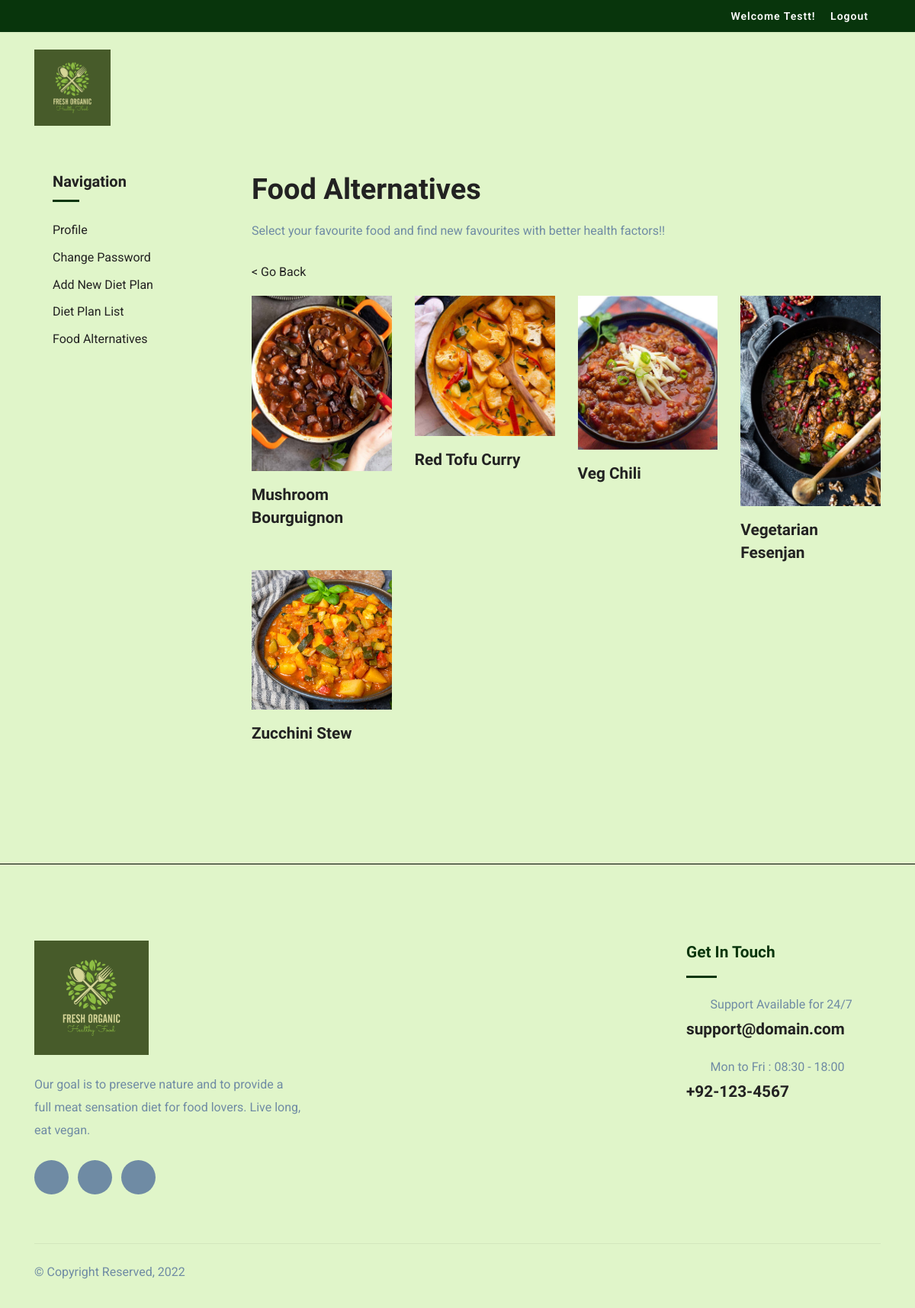
/admin/diet/food.php?id=2 (signed in), run on the app's committed database.
### tables this page shows
CREATE TABLE `alternative` (
  `id` int(11) NOT NULL,
  `parent_id` int(11) NOT NULL,
  `name` varchar(200) NOT NULL,
  `url` varchar(200) NOT NULL
);

### admin/diet/food.php (the view, shortened to what this page needs)
<?php
$conn = mysqli_connect('localhost', 'root', '', 'code_expert');
try {
	$hasId = isset($_GET['id']) && !empty($_GET['id']);
    if ($hasId) {
	    $sql = "SELECT * FROM alternative WHERE parent_id =".$_GET['id'];
	    $result = $conn->query($sql);
	} else {
	    $sql = "SELECT * FROM food";
	    $result = $conn->query($sql);
	}
} catch (Exception $e) {
	$error = $e->getMessage();
} finally {
	$conn->close();
}
?>
<!DOCTYPE html>
<html>
<head>
	<link rel="stylesheet" href="plugins/bootstrap/css/bootstrap.min.css">
	<link rel="stylesheet" href="plugins/icofont/icofont.min.css">
	<link rel="stylesheet" href="plugins/slick-carousel/slick/slick.css">
	<link rel="stylesheet" href="plugins/slick-carousel/slick/slick-theme.css">
	<link rel="stylesheet" href="plugins/bs-datepicker/css/bootstrap-datepicker3.standalone.css">
	<link rel="stylesheet" href="css/style.css">
</head>
<body id="top" Style="background-color: #E0F5C9">
	<header>
		<div class="header-top-bar" Style="background-color: #08350C ">
			<div class="container">
				<div class="row align-items-center">
					<div class="col-lg-6">
						<div class="text-lg-right top-right-bar mt-2 mt-lg-0">
							<?php if (isset($_SESSION['id']) && !empty($_SESSION['id'])) : ?>
								<a href="admin/profile.php" class="pr-3"><span>Welcome <?= ucwords($_SESSION['name']) ?>!</span></a>
								<a href="logout.php" class="pr-3"><span>Logout</span></a>
							<?php else : ?>
								<a href="login.php" class="pr-3"><span>Login</span></a>
								<a href="register.php" class="pr-3"><span>Register</span></a>
							<?php endif; ?>
						</div>
					</div>
				</div>
			</div>
		</div>
		<nav class="navbar navbar-expand-lg navigation" id="navbar">
			<div class="container">
				<a class="navbar-brand" href="index.php">
					<img src="images/veganlogo.jpg" width= 100px height= 50px alt="" class="img-fluid">
				</a>
			</div>
		</nav>
	</header>
	<section class="section blog-wrap pt-5">
		<div class="container">
			<div class="row">
				<div class="col-lg-3">
					<div class="sidebar-wrap pl-lg-4 mt-5 mt-lg-0">
					<div class="sidebar-widget category mb-3">
							<h5 class="mb-4">Navigation</h5>
							<ul class="list-unstyled">
								<li class="align-items-center">
									<a href="admin/profile.php">Profile</a>
								</li>
								<li class="align-items-center">
									<a href="admin/change-password.php">Change Password</a>
								</li>
								<li class="align-items-center">
									<a href="admin/diet/add.php">Add New Diet Plan</a>
								</li>
								<li class="align-items-center">
									<a href="admin/diet/list.php">Diet Plan List</a>
								</li>
								<li class="align-items-center">
									<a href="admin/diet/food.php">Food Alternatives</a>
								</li>
							</ul>
						</div>
					</div>
				</div>
				<div class="col-lg-9">
					<div class="row">
						<div class="col-lg-12 col-md-12 mb-5">
							<div class="blog-item">
								<div class="blog-item-content">
									<h2 class="mb-3">Food Alternatives</h2>
									<p class="mb-4">Select your favourite food and find new favourites with better health factors!!</p>
									<?php if ($hasId) { ?>
									<p>
										<a href="admin/diet/food.php">< Go Back</a>
									</p>
									<?php } ?>
									<?php if ($result->num_rows > 0) { ?>
									<div class="row">
										<?php while($food = $result->fetch_assoc()) { ?>
										<div class="col-lg-3 col-md-6">
											<?php if ($hasId) { ?>
											<div class="about-block-item mb-5 mb-lg-0">
												<img src="<?=$food['url']?>" alt="" class="img-fluid w-100">
												<h4 class="mt-3"><?=$food['name']?></h4>
											</div>
											<?php } ?>
										</div>
										<?php } ?>
									</div>
									<?php } ?>
								</div>
							</div>
						</div>
					</div>
				</div>
			</div>
		</div>
	</section>
	<footer class="footer section bg" style="border-top: 1px solid black;">
		<div class="container">
			<div class="row">
				<div class="col-lg-4 mr-auto col-sm-6">
					<div class="widget mb-5 mb-lg-0">
						<div class="logo mb-4">
							<img src="images/veganlogo.jpg" width= 150px height= 100px alt="" class="img-fluid">
						</div>
						<p>Our goal is to preserve nature and to provide a full meat sensation diet for food lovers. Live long, eat vegan.</p>
						<ul class="list-inline footer-socials mt-4">
							<li class="list-inline-item">
								<a href="javascript:void(0);">
									<i class="icofont-facebook"></i>
								</a>
							</li>
							<li class="list-inline-item">
								<a href="javascript:void(0);">
									<i class="icofont-twitter"></i>
								</a>
							</li>
							<li class="list-inline-item">
								<a href="javascript:void(0);">
									<i class="icofont-linkedin"></i>
								</a>
							</li>
						</ul>
					</div>
				</div>
				<div class="col-lg-3 col-md-6 col-sm-6">
					<div class="widget widget-contact mb-5 mb-lg-0">
						<h4 class="text-capitalize mb-3" Style="color: #08350C">Get in Touch</h4>
						<div class="divider mb-4" Style="background-color: #08350C"></div>
						<div class="footer-contact-block mb-4">
							<div class="icon d-flex align-items-center">
								<i class="icofont-email mr-3"></i>
								<span class="h6 mb-0">Support Available for 24/7</span>
							</div>
							<h4 class="mt-2"><a href="tel:+23-345-67890">support@domain.com</a></h4>
						</div>
						<div class="footer-contact-block">
							<div class="icon d-flex align-items-center">
								<i class="icofont-support mr-3"></i>
								<span class="h6 mb-0">Mon to Fri : 08:30 - 18:00</span>
							</div>
							<h4 class="mt-2"><a href="tel:+23-345-67890">+92-123-4567</a></h4>
						</div>
					</div>
				</div>
			</div>
			<div class="footer-btm py-4 mt-5">
				<div class="row align-items-center justify-content-between">
					<div class="col-lg-6">
						<div class="copyright">
							&copy; Copyright Reserved, <?= date('Y') ?>
						</div>
					</div>
				</div>
			</div>
		</div>
	</footer>
</body>
</html>

### css/style.css (style rules this page uses)
html { overflow-x: hidden; }
body { line-height: 1.6; font-family: "Roboto", sans-serif; -webkit-font-smoothing: antialiased; font-size: 16px; color: #6F8BA4; font-weight: 400; }
h1, .h1, h2, .h2, h3, .h3, h4, .h4, h5, .h5, h6, .h6 { font-family: "Exo", sans-serif; font-weight: 700; color: #222; }
h2, .h2 { font-size: 44px; }
h4, .h4 { font-size: 1.3rem; line-height: 30px; }
h5, .h5 { font-size: 1.25rem; }
h6, .h6 { font-size: 1rem; }
p { line-height: 30px; }
.section { padding: 100px 0; }
a { color: #222; text-decoration: none; transition: all .35s ease; }
.navbar-brand { margin-top: 10px; }
.header-top-bar { background: #223a66; font-size: 14px; padding: 10px 0px; box-shadow: 0 1px 2px rgba(0, 0, 0, 0.05); color: #fff; }
.top-right-bar a span { color: #fff; font-weight: 600; letter-spacing: 1px; }
.divider { width: 40px; height: 5px; background: #08350C; }
.blog-item-content h2 { font-weight: 600; font-size: 38px; }
.sidebar-widget { margin-bottom: 30px; padding-bottom: 35px; }
.sidebar-widget h5 { margin-bottom: 30px; position: relative; padding-bottom: 15px; }
.sidebar-widget h5:before { position: absolute; content: ""; left: 0px; bottom: 0px; width: 35px; height: 3px; background: #08350C; }
.sidebar-widget.category ul li { margin-bottom: 10px; }
.sidebar-widget.category ul li a { color: #222; transition: all 0.3s ease; }
.footer { padding-bottom: 10px; }
.logo { font-weight: 600; letter-spacing: 1px; }
.widget .divider { height: 3px; }
.widget h4 { color: #223a66; }
.footer-contact-block span { font-weight: 400; color: #6F8BA4; }
.footer-contact-block i { font-size: 20px; }
.footer-btm { border-top: 1px solid rgba(0, 0, 0, 0.06); }
.footer-socials li a { width: 45px; height: 45px; background: #6F8BA4; color: #fff; display: inline-block; text-align: center; border-radius: 100%; padding-top: 12px; }

### data on the page
alternative: url (picture), name "Mushroom Bourguignon"
alternative: url (picture), name "Red Tofu Curry"
alternative: url (picture), name "Veg Chili"
alternative: url (picture), name "Vegetarian Fesenjan"
alternative: shows a picture, name "Zucchini Stew"

### other printed values
$_SESSION['name'] "Testt"
